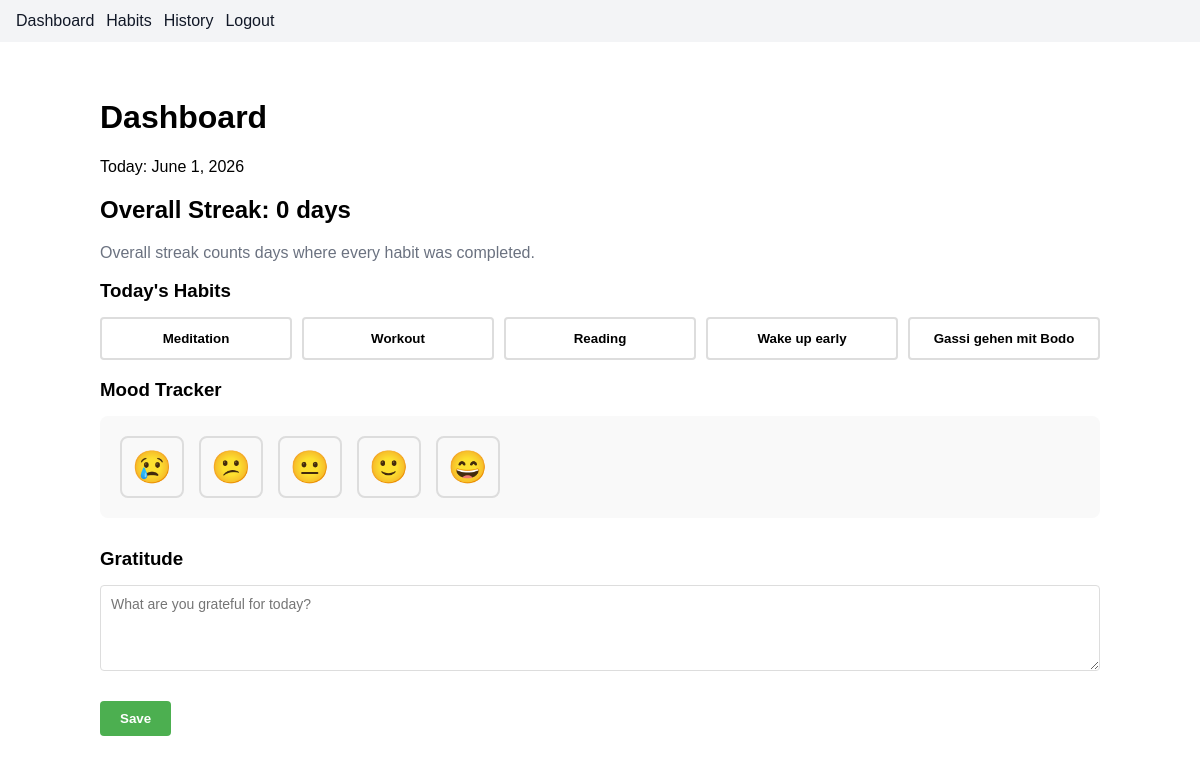
The app's page / (signed in) with its own data.
### habitrack/models.py (models this page shows, shortened)
class Habit(models.Model):
    user = models.ForeignKey(User, on_delete=models.CASCADE)
    name = models.CharField(max_length=100)
    created_at = models.DateTimeField(auto_now_add=True)

### habitrack/views.py (the view)
# urls.py: path("", views.dashboard, name="home"),
@login_required
def dashboard(request):
    habits = Habit.objects.filter(user=request.user).order_by("created_at")
    today = timezone.localdate()
    for habit in habits:
        habit.streak = calculate_streak(habit)
        habit.done_today = habit.logs.filter(date=today, completed=True).exists()
    overall_streak = calculate_overall_streak(request.user)
    today_log = HabitLog.objects.filter(habit__user=request.user, date=today).first()
    return render(
        request,
        "habitrack/dashboard.html",
        {
            "habits": habits,
            "current_date": today,
            "overall_streak": overall_streak,
            "today_log": today_log,
        },
    )

### habitrack/utils.py (called while the page is built)
def calculate_streak(habit):
    today = timezone.localdate()
    streak = 0
    while True:
        day = today - timedelta(days=streak)
        if habit.logs.filter(date=day, completed=True).exists():
            streak += 1
        else:
            break
    return streak

def calculate_overall_streak(user):
    habit_count = user.habit_set.count()
    if habit_count == 0:
        return 0
    today = timezone.localdate()
    streak = 0
    while True:
        day = today - timedelta(days=streak)
        completed_count = user.habit_set.filter(
            logs__date=day,
            logs__completed=True,
        ).distinct().count()
        if completed_count == habit_count:
            streak += 1
        else:
            break
    return streak

### habitrack/templates/habitrack/dashboard.html (shortened to what this page needs)
{% extends "habitrack/layout.html" %}
{% load static %}
{% block content %}
  <div class="dashboard-container" data-mood="{{ today_log.mood|default:'' }}" data-gratitude="{{ today_log.gratitude|default:''|escapejs }}">
    <h1>Dashboard</h1>
    <p>Today: {{ current_date|date:"F j, Y" }}</p>
    <h2>Overall Streak: <span id="overall-streak">{{ overall_streak }}</span> days</h2>
    <p class="muted">Overall streak counts days where every habit was completed.</p>
    <div class="habits-section">
      <h3>Today's Habits</h3>
      {% if habits %}
        <div class="grid">
          {% for habit in habits %}
            <button
              class="habit-btn"
              data-habit-id="{{ habit.id }}"
              data-done="{{ habit.done_today|yesno:'1,0' }}"
            >
              {{ habit.name }}
            </button>
          {% endfor %}
        </div>
      {% else %}
        <p>No habits yet. Add some in the Habits page.</p>
      {% endif %}
    </div>
    <div class="mood-section">
      <h3>Mood Tracker</h3>
      <div class="mood-tracker">
        <label class="mood-label">
          <span class="mood-emoji">😢</span>
        </label>
        <label class="mood-label">
          <span class="mood-emoji">😕</span>
        </label>
        <label class="mood-label">
          <span class="mood-emoji">😐</span>
        </label>
        <label class="mood-label">
          <span class="mood-emoji">🙂</span>
        </label>
        <label class="mood-label">
          <span class="mood-emoji">😄</span>
        </label>
      </div>
    </div>
    <div class="gratitude-section">
      <h3>Gratitude</h3>
      <textarea
        name="gratitude"
        placeholder="What are you grateful for today?"
        rows="4"
        onchange="saveMoodGratitude()"
        onblur="saveMoodGratitude()"
      ></textarea>
    </div>
    <button class="btn btn-primary" onclick="saveMoodGratitude()">Save</button>
  </div>
{% endblock %}

### habitrack/static/habitrack/styles.css (style rules this page uses)
body { font-family: Arial, sans-serif; margin: 0; padding: 0; }
.muted { color: #6b7280; }
.dashboard-container { max-width: 1000px; margin: 0 auto; padding: 20px; }
.habits-section h3, .mood-section h3, .gratitude-section h3 { margin-bottom: 15px; }
.grid { display: grid; grid-template-columns: repeat(auto-fit, minmax(150px, 1fr)); gap: 10px; }
.habit-btn { padding: 12px 15px; border: 2px solid #ddd; background-color: #fff; border-radius: 4px; cursor: pointer; font-weight: bold; transition: all 0.3s; }
.mood-tracker { display: flex; justify-content: flex-start; align-items: center; gap: 15px; padding: 20px; background-color: #f9f9f9; border-radius: 8px; flex-wrap: wrap; }
.mood-label { display: flex; flex-direction: column; align-items: center; cursor: pointer; gap: 8px; }
.mood-emoji { font-size: 32px; padding: 10px; border: 2px solid #ddd; border-radius: 8px; transition: all 0.3s; cursor: pointer; }
.gratitude-section { margin: 30px 0; }
.gratitude-section textarea { width: 100%; padding: 10px; border: 1px solid #ddd; border-radius: 4px; font-family: Arial, sans-serif; font-size: 14px; }
.btn { padding: 10px 20px; border: none; border-radius: 4px; cursor: pointer; font-weight: bold; transition: all 0.3s; }
.btn-primary { background-color: #4CAF50; color: white; }

### records on screen
Habit: name "Meditation"
Habit: name "Workout"
Habit: name "Reading"
Habit: name "Wake up early"
Habit: name "Gassi gehen mit Bodo"

### other values on screen
{{ current_date|date:"F j, Y" }} "June 1, 2026"
{{ overall_streak }} "0"
